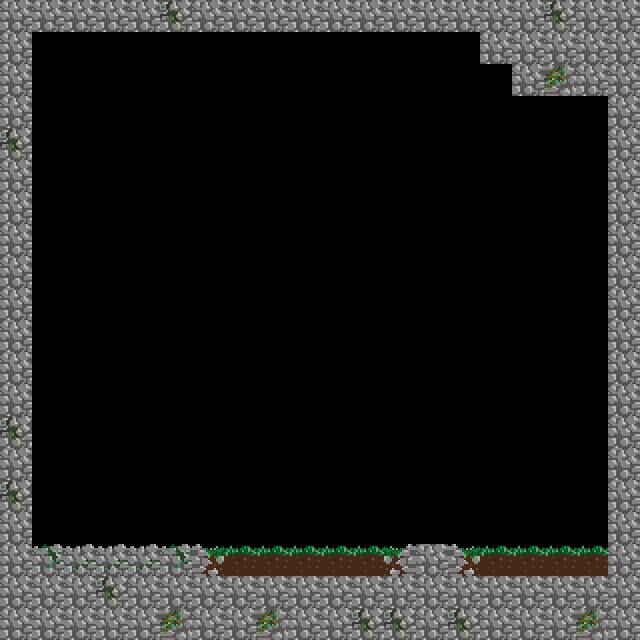

Below is a game level as drawn by its tile map, then a one-line description and the .tmx file that defines it, in full:
An orthogonal 20x20 tile map with 32x32 px tiles, 1 tile layer (Tile Layer 1), 8 tilesets and 3 objects.

<map version="1.0" orientation="orthogonal" renderorder="right-down" width="20" height="20" tilewidth="32" tileheight="32" nextobjectid="52">
 <tileset firstgid="1" name="Spitze" tilewidth="32" tileheight="32">
  <image source="../assets/tiles/Spitze.png" width="32" height="32" />
 </tileset>
 <tileset firstgid="2" name="spueli1" tilewidth="32" tileheight="32">
  <image source="../assets/sprites/spueli1.png" width="96" height="32" />
 </tileset>
 <tileset firstgid="5" name="toilet" tilewidth="32" tileheight="32">
  <image source="../assets/tiles/toilet.png" width="32" height="32" />
 </tileset>
 <tileset firstgid="6" name="koerper" tilewidth="32" tileheight="32">
  <image source="../assets/sprites/koerper.png" width="32" height="32" />
 </tileset>
 <tileset firstgid="7" name="LevelSprites" tilewidth="32" tileheight="32">
  <image source="../assets/tiles/LevelSprites.png" width="160" height="160" />
 </tileset>
 <tileset firstgid="32" name="gegnerK" tilewidth="32" tileheight="32">
  <image source="../assets/sprites/gegnerK.png" width="32" height="32" />
  <tile id="0">
   <properties>
    <property name="type" value="kroete" />
   </properties>
  </tile>
 </tileset>
 <tileset firstgid="33" name="gegnerR" tilewidth="32" tileheight="32">
  <image source="../assets/sprites/gegnerR.png" width="32" height="32" />
  <tile id="0">
   <properties>
    <property name="type" value="ratte" />
   </properties>
  </tile>
 </tileset>
 <tileset firstgid="34" name="saege" tilewidth="32" tileheight="32">
  <image source="../assets/sprites/saege.png" width="224" height="32" />
  <tile id="0">
   <properties>
    <property name="collide" value="true" />
    <property name="immovable" value="true" />
   </properties>
  </tile>
 </tileset>
 <layer name="Tile Layer 1" width="20" height="20">
  <data encoding="csv">
23,23,23,23,23,25,23,23,23,23,23,23,23,23,23,23,23,25,23,23,
23,0,0,0,0,0,0,0,0,0,0,0,0,0,0,23,23,23,23,23,
23,0,0,0,0,0,0,0,0,0,0,0,0,0,0,0,23,24,23,23,
23,0,0,0,0,0,0,0,0,0,0,0,0,0,0,0,0,0,0,23,
25,0,0,0,0,0,0,0,0,0,0,0,0,0,0,0,0,0,0,23,
23,0,0,0,0,0,0,0,0,0,0,0,0,0,0,0,0,0,0,23,
23,0,0,0,0,0,0,0,0,0,0,0,0,0,0,0,0,0,0,23,
23,0,0,0,0,0,0,0,0,0,0,0,0,0,0,0,0,0,0,23,
23,0,0,0,0,0,0,0,0,0,0,0,0,0,0,0,0,0,0,23,
23,0,0,0,0,0,0,0,0,0,0,0,0,0,0,0,0,0,0,23,
23,0,0,0,0,0,0,0,0,0,0,0,0,0,0,0,0,0,0,23,
23,0,0,0,0,0,0,0,0,0,0,0,0,0,0,0,0,0,0,23,
23,0,0,0,0,0,0,0,0,0,0,0,0,0,0,0,0,0,0,23,
25,0,0,0,0,0,0,0,0,0,0,0,0,0,0,0,0,0,0,23,
23,0,0,0,0,0,0,0,0,0,0,0,0,0,0,0,0,0,0,23,
25,0,0,0,0,0,0,0,0,0,0,0,0,0,0,0,0,0,0,23,
23,0,0,0,0,0,0,0,0,0,0,0,0,0,0,0,0,0,0,23,
23,18,19,19,19,18,30,16,16,16,16,16,26,23,30,16,16,16,16,23,
23,23,23,25,23,23,23,23,23,23,23,23,23,23,23,23,23,23,23,23,
23,23,23,23,23,24,23,23,24,23,23,25,25,23,25,23,23,23,24,23
</data>
 </layer>
 <objectgroup name="Object Layer 1" />
 <objectgroup name="Object Layer 2" />
 <objectgroup name="Gegner">
  <object id="46" gid="33" x="257.224" y="510.999" width="32" height="32">
   <properties>
    <property name="type" value="boss" />
   </properties>
  </object>
 </objectgroup>
 <objectgroup name="Ende" />
 <objectgroup name="Spieler">
  <object id="29" gid="6" x="63.7204" y="512.128" width="32" height="32">
   <properties>
    <property name="type" value="player" />
   </properties>
  </object>
 </objectgroup>
 <objectgroup name="Object Layer 3">
  <object id="39" gid="34" x="147.09" y="255.518" width="32" height="32" />
 </objectgroup>
</map>
